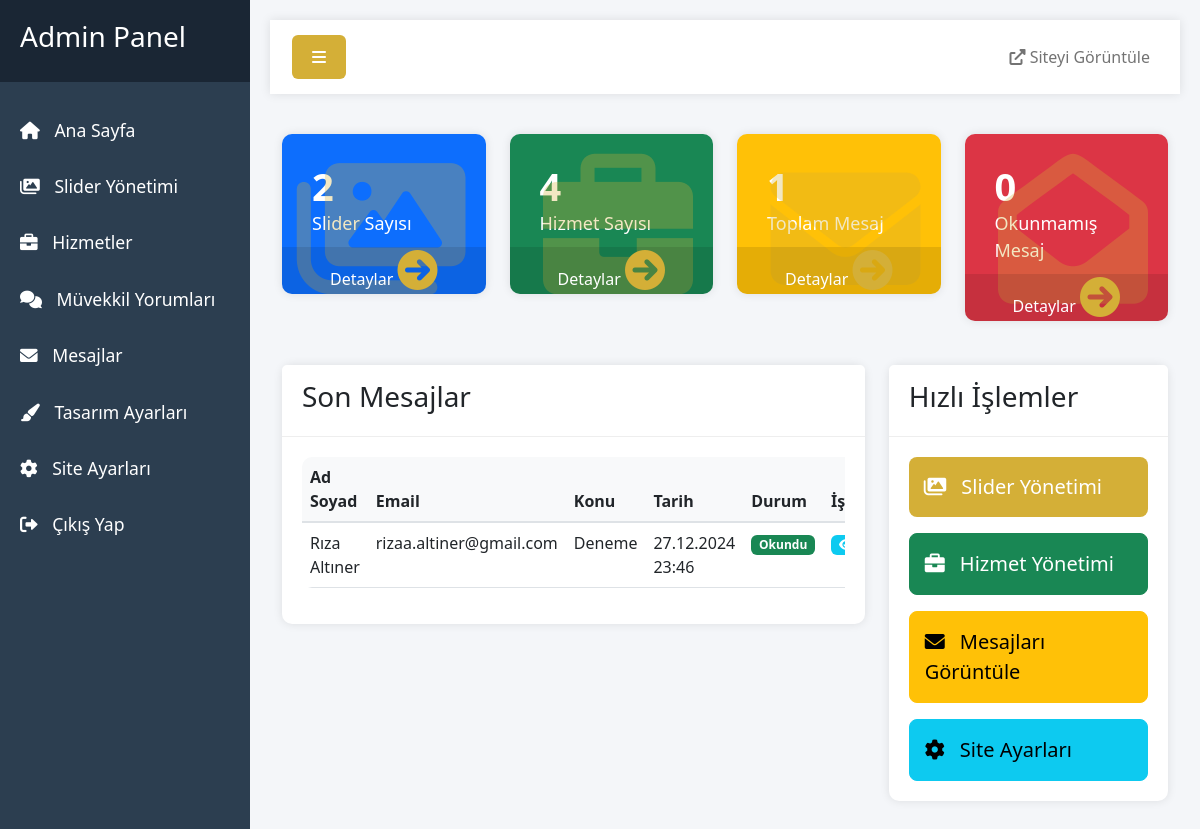
The page /admin/index.php (signed in) on the database its author committed.
### tables this page shows
CREATE TABLE `mesajlar` (
  `id` int(11) NOT NULL,
  `ad_soyad` varchar(100) DEFAULT NULL,
  `email` varchar(100) DEFAULT NULL,
  `telefon` varchar(20) DEFAULT NULL,
  `konu` varchar(200) DEFAULT NULL,
  `mesaj` text,
  `okundu` tinyint(1) NOT NULL DEFAULT '0',
  `tarih` timestamp NULL DEFAULT CURRENT_TIMESTAMP
);

### admin/index.php (the view, shortened to what this page needs)
<?php
include '../includes/config.php';
include 'includes/header.php';
$slider_sayisi = $db->query("SELECT COUNT(*) FROM slider")->fetchColumn();
$hizmet_sayisi = $db->query("SELECT COUNT(*) FROM hizmetler")->fetchColumn();
$mesaj_sayisi = $db->query("SELECT COUNT(*) FROM mesajlar")->fetchColumn();
$okunmamis_mesaj = $db->query("SELECT COUNT(*) FROM mesajlar WHERE okundu = 0")->fetchColumn();
$son_mesajlar = $db->query("SELECT *, CASE WHEN okundu = 1 THEN 'Okundu' ELSE 'Okunmadı' END as durum
                           FROM mesajlar ORDER BY id DESC LIMIT 5")->fetchAll();
?>
<div class="container-fluid">
    <div class="row mb-4">
        <div class="col-xl-3 col-md-6">
            <div class="stats-card bg-primary text-white">
                <div class="inner">
                    <h3><?php echo $slider_sayisi; ?></h3>
                    <p>Slider Sayısı</p>
                </div>
                <div class="icon">
                    <i class="fas fa-images"></i>
                </div>
                <a href="slider.php" class="small-box-footer">
                    Detaylar <i class="fas fa-arrow-circle-right"></i>
                </a>
            </div>
        </div>
        <div class="col-xl-3 col-md-6">
            <div class="stats-card bg-success text-white">
                <div class="inner">
                    <h3><?php echo $hizmet_sayisi; ?></h3>
                    <p>Hizmet Sayısı</p>
                </div>
                <div class="icon">
                    <i class="fas fa-briefcase"></i>
                </div>
                <a href="hizmetler.php" class="small-box-footer">
                    Detaylar <i class="fas fa-arrow-circle-right"></i>
                </a>
            </div>
        </div>
        <div class="col-xl-3 col-md-6">
            <div class="stats-card bg-warning text-white">
                <div class="inner">
                    <h3><?php echo $mesaj_sayisi; ?></h3>
                    <p>Toplam Mesaj</p>
                </div>
                <div class="icon">
                    <i class="fas fa-envelope"></i>
                </div>
                <a href="mesajlar.php" class="small-box-footer">
                    Detaylar <i class="fas fa-arrow-circle-right"></i>
                </a>
            </div>
        </div>
        <div class="col-xl-3 col-md-6">
            <div class="stats-card bg-danger text-white">
                <div class="inner">
                    <h3><?php echo $okunmamis_mesaj; ?></h3>
                    <p>Okunmamış Mesaj</p>
                </div>
                <div class="icon">
                    <i class="fas fa-envelope-open"></i>
                </div>
                <a href="mesajlar.php" class="small-box-footer">
                    Detaylar <i class="fas fa-arrow-circle-right"></i>
                </a>
            </div>
        </div>
    </div>
    <div class="row">
        <div class="col-xl-8">
            <div class="card">
                <div class="card-header">
                    <h3 class="card-title">Son Mesajlar</h3>
                </div>
                <div class="card-body">
                    <div class="table-responsive">
                        <table class="table">
                            <thead>
                                <tr>
                                    <th>Ad Soyad</th>
                                    <th>Email</th>
                                    <th>Konu</th>
                                    <th>Tarih</th>
                                    <th>Durum</th>
                                    <th>İşlem</th>
                                </tr>
                            </thead>
                            <tbody>
                                <?php foreach($son_mesajlar as $mesaj): ?>
                                <tr>
                                    <td><?php echo $mesaj['ad_soyad']; ?></td>
                                    <td><?php echo $mesaj['email']; ?></td>
                                    <td><?php echo $mesaj['konu']; ?></td>
                                    <td><?php echo date('d.m.Y H:i', strtotime($mesaj['tarih'])); ?></td>
                                    <td>
                                        <?php if($mesaj['okundu'] == 0): ?>
                                            <span class="badge bg-danger">Okunmadı</span>
                                        <?php else: ?>
                                            <span class="badge bg-success">Okundu</span>
                                        <?php endif; ?>
                                    </td>
                                    <td>
                                        <a href="mesaj-detay.php?id=<?php echo $mesaj['id']; ?>" class="badge bg-info text-white">
                                            <i class="fas fa-eye"></i> Oku
                                        </a>
                                    </td>
                                </tr>
                                <?php endforeach; ?>
                            </tbody>
                        </table>
                    </div>
                </div>
            </div>
        </div>
        <div class="col-xl-4">
            <div class="card">
                <div class="card-header">
                    <h3 class="card-title">Hızlı İşlemler</h3>
                </div>
                <div class="card-body">
                    <div class="quick-actions">
                        <a href="slider.php" class="btn btn-primary btn-lg btn-block mb-3">
                            <i class="fas fa-images"></i> Slider Yönetimi
                        </a>
                        <a href="hizmetler.php" class="btn btn-success btn-lg btn-block mb-3">
                            <i class="fas fa-briefcase"></i> Hizmet Yönetimi
                        </a>
                        <a href="mesajlar.php" class="btn btn-warning btn-lg btn-block mb-3">
                            <i class="fas fa-envelope"></i> Mesajları Görüntüle
                        </a>
                        <a href="ayarlar.php" class="btn btn-info btn-lg btn-block">
                            <i class="fas fa-cog"></i> Site Ayarları
                        </a>
                    </div>
                </div>
            </div>
        </div>
    </div>
</div>
<?php include 'includes/footer.php'; ?>

### admin/css/admin.css (style rules this page uses)
body { font-family: 'Segoe UI', Tahoma, Geneva, Verdana, sans-serif; background: #f4f6f9; }
.card { border: none; border-radius: 10px; box-shadow: 0 0 10px rgba(0,0,0,0.1); margin-bottom: 20px; }
.card-header { background: #fff; border-bottom: 1px solid #eee; padding: 15px 20px; }
.card-body { padding: 20px; }
.btn-primary { background: #D4AF37; border: none; padding: 10px 20px; }
.table { background: #fff; border-radius: 10px; overflow: hidden; }
.table thead th { background: #f8f9fa; border-bottom: 2px solid #dee2e6; }
.stats-card { background: #fff; border-radius: 10px; padding: 20px; margin-bottom: 20px; box-shadow: 0 0 10px rgba(0,0,0,0.1); }
.stats-card i { font-size: 2.5em; color: #D4AF37; }
.stats-card h3 { margin: 10px 0; font-size: 1.8em; color: #2c3e50; }
.stats-card p { color: #666; margin: 0; }

### admin/index.php (style rules this page uses)
.stats-card { position: relative; padding: 20px; margin-bottom: 20px; border-radius: 10px; overflow: hidden; }
.stats-card .inner { padding: 10px; }
.stats-card .inner h3 { font-size: 38px; font-weight: bold; margin: 0; color: #ffffff !important; }
.stats-card .inner p { margin: 0; font-size: 18px; color: #ffffff !important; }
.stats-card .icon { position: absolute; right: 20px; top: 20px; font-size: 60px; opacity: 0.3; }
.stats-card .small-box-footer { position: relative; text-align: center; padding: 3px 0; color: #fff; text-decoration: none; display: block; background: rgba(0,0,0,0.1); margin: 0 -20px -20px; }
.quick-actions .btn { width: 100%; text-align: left; padding: 15px; }
.quick-actions .btn i { margin-right: 10px; }
.badge { text-decoration: none; }

### rows shown on the page
mesajlar: ad_soyad "Rıza Altıner", email "rizaa.altiner@gmail.com", konu "Deneme", tarih "27.12.2024 23:46", okundu "Okundu"

### other values the page prints
$slider_sayisi "2"
$hizmet_sayisi "4"
$mesaj_sayisi "1"
$okunmamis_mesaj "0"
